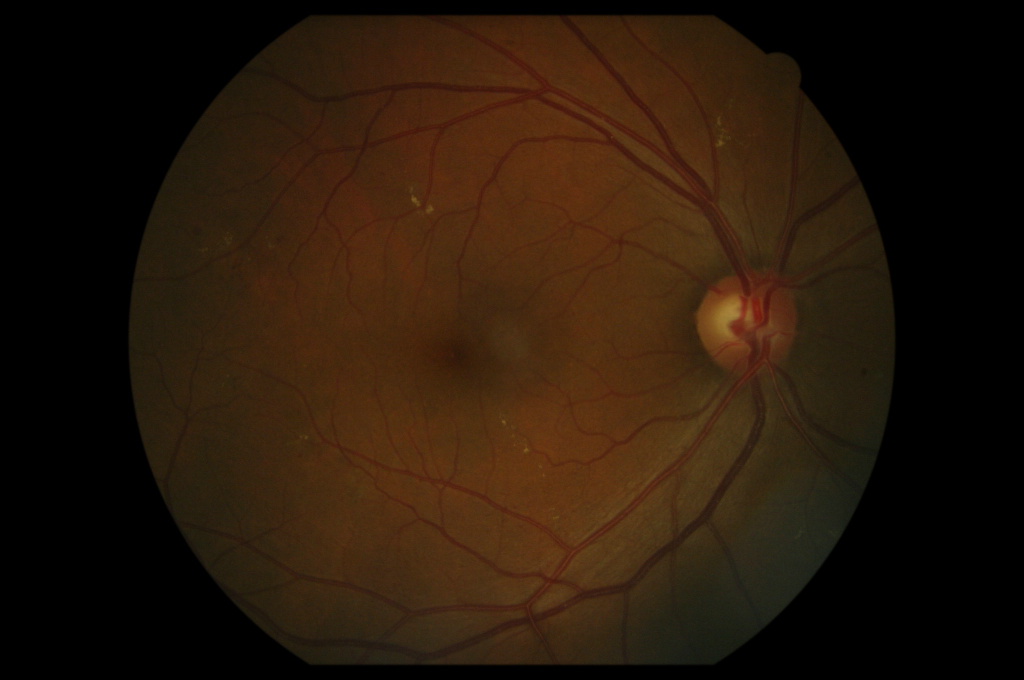
#> input picture data/test/images/0000.jpg, 2048 x 1360 px (shown at 1/2 size); its folder holds only this picture in this run
$ python contour_preprocess.py   (older library calls are emulated)
#> lines starting #> are read from the running program, lines starting #| are printed output that depends on the picture
import cv2
import glob
import numpy as np
import os
import argparse


#delta is the additional thickness on sides of image to preserve exudations on edges
global delta
delta=10

def test(im_list,mask_list):
    for i in range(len(im_list)):
        im=cv2.imread(im_list[i])
        mask=cv2.imread(mask_list[i])
        if im.shape!=mask.shape:
            print('for {}, {} image   :::   {} mask '.format(i,im.shape,mask.shape))
        print(im.shape)

    plt.figure()
    plt.subplot(4,2,1)
    plt.imshow(cv2.imread(lst[0][3]))
    plt.subplot(4,2,2)
    plt.imshow(cv2.imread(lst[1][3]))
    plt.show()

def fetch(im_list,mask_list):
    w_max=0
    contour_list=[]
    for i in range(len(im_list)):
        image=cv2.imread(im_list[i],0)
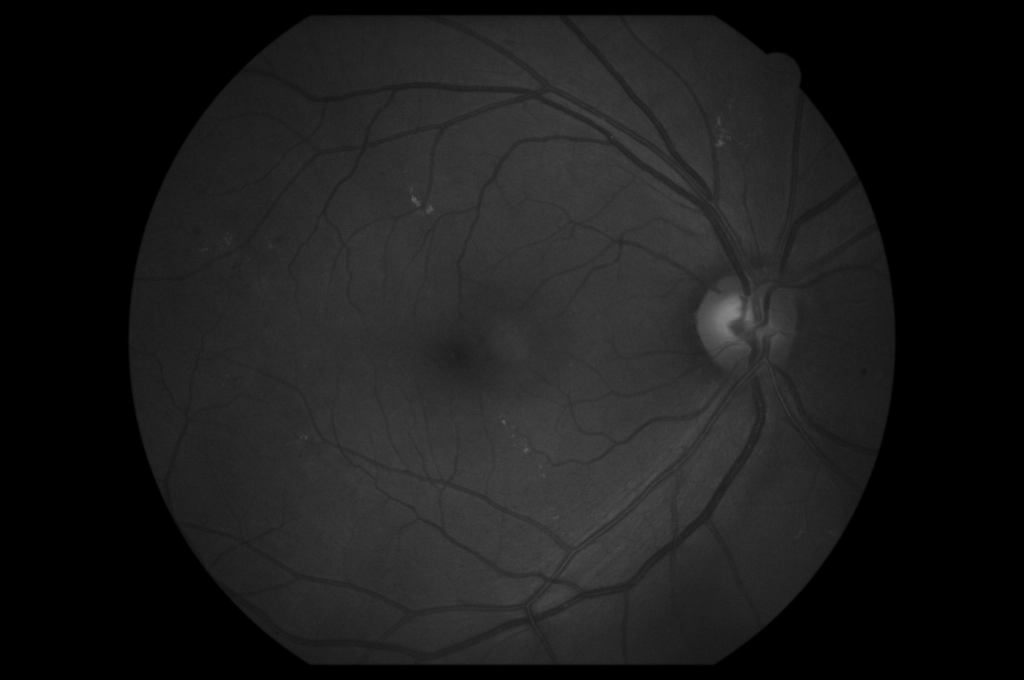
#> image: shape (1360, 2048) (shown at 1/2 size); min 0, max 135, mean 27.4
#> (the run stopped early here; a loop or call above may not have finished)

$ run again, on data/test/images/0005.png
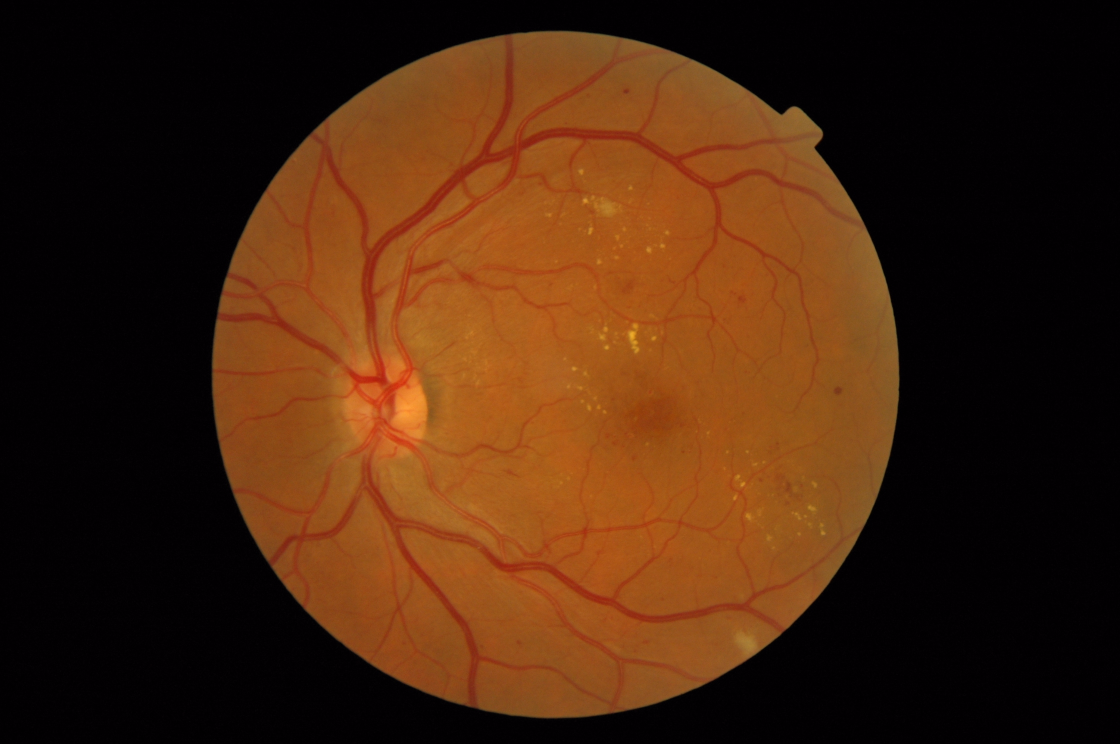
#> input picture data/test/images/0005.png, 2240 x 1488 px (shown at 1/2 size)
#> in fetch, `image=cv2.imread(im_list[i],0)`:
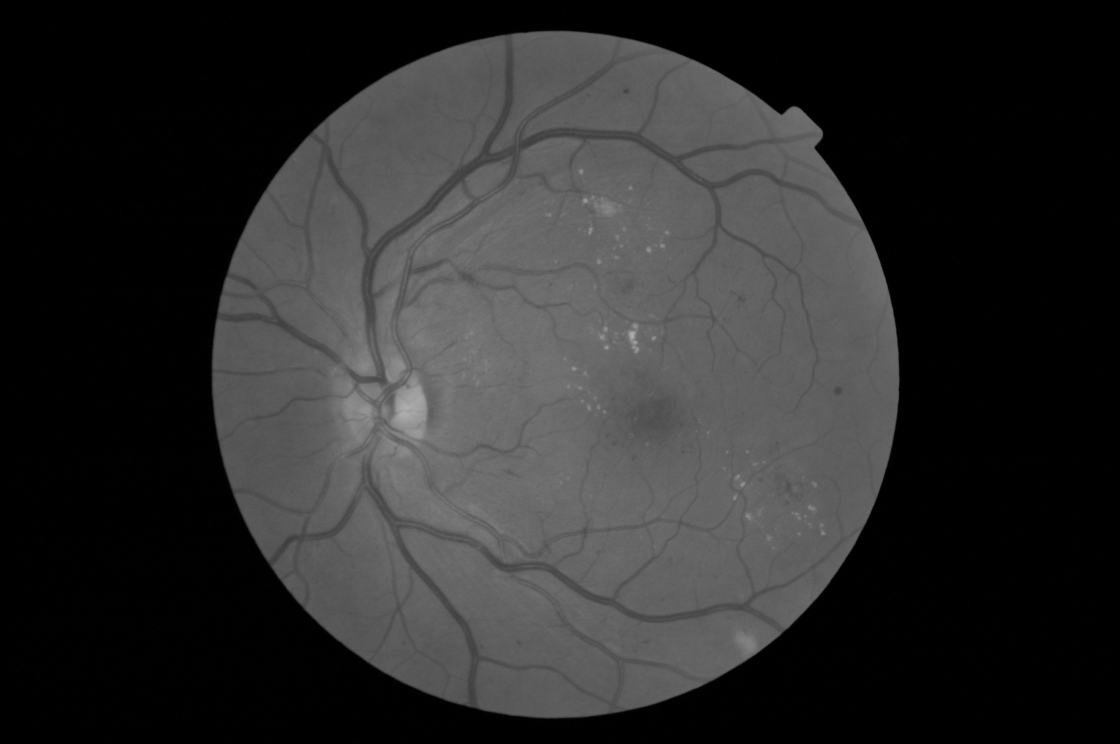
#> image: shape (1488, 2240) (shown at 1/2 size); min 0, max 177, mean 43.6

$ run again, on data/test/images/0006.png
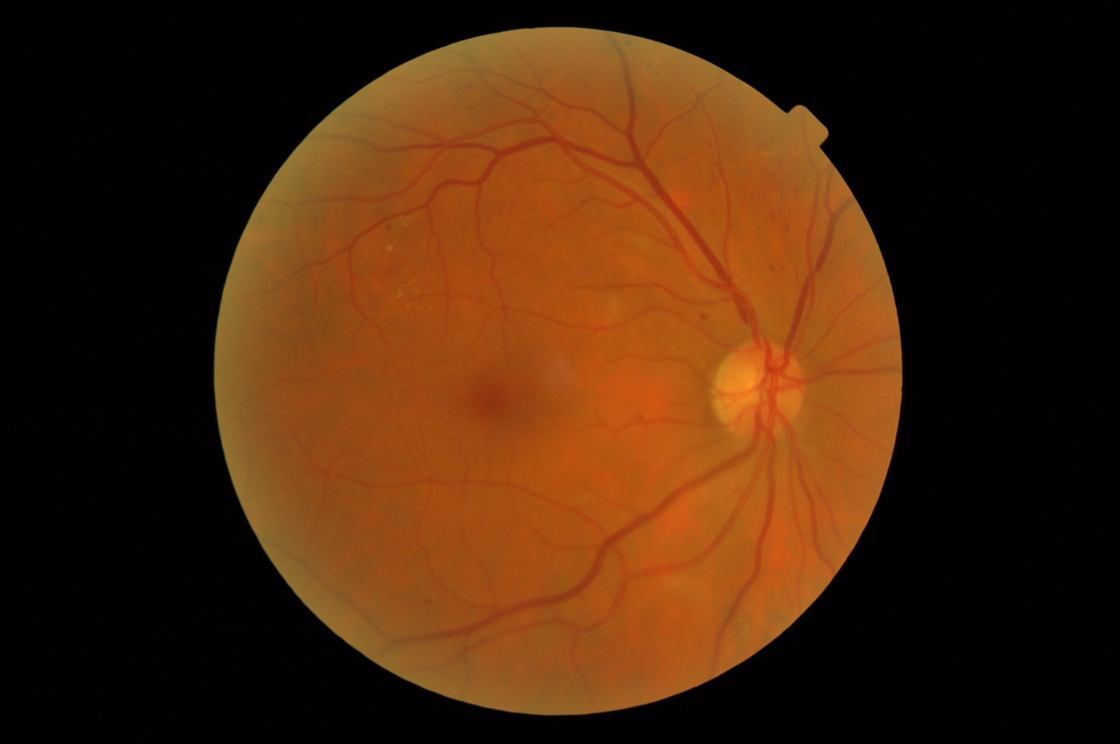
#> input picture data/test/images/0006.png, 2240 x 1488 px (shown at 1/2 size)
#> in fetch, `image=cv2.imread(im_list[i],0)`:
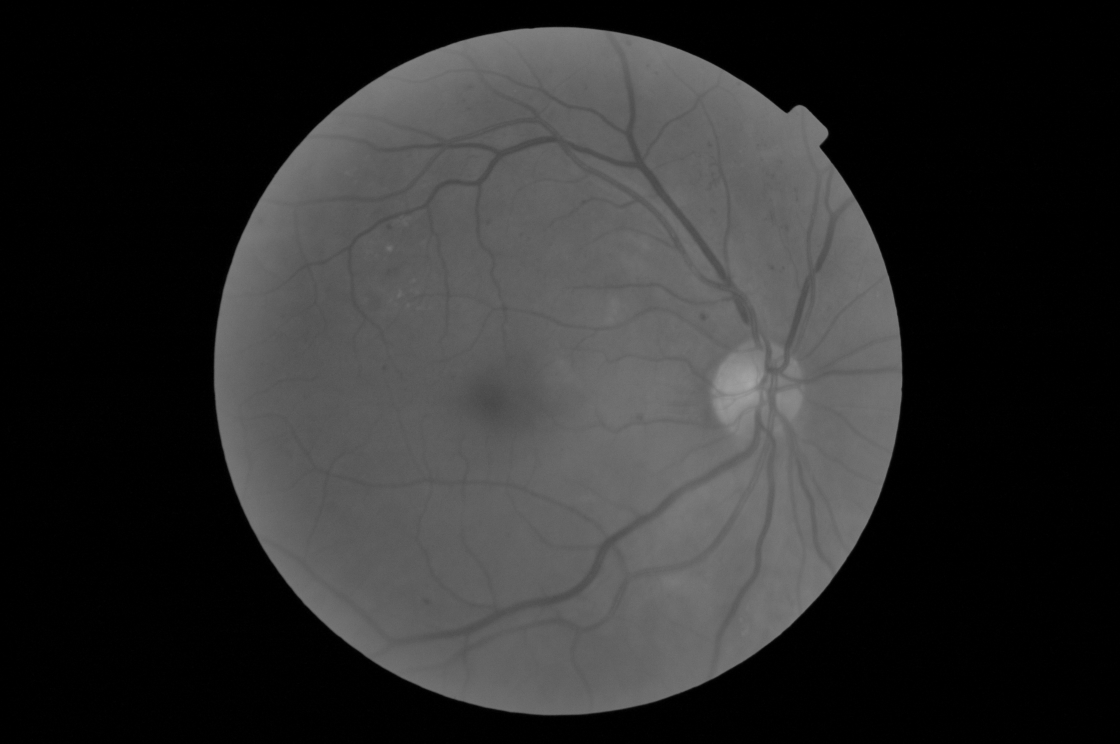
#> image: shape (1488, 2240) (shown at 1/2 size); min 0, max 168, mean 45.3

$ run again, on data/test/images/0001.jpg
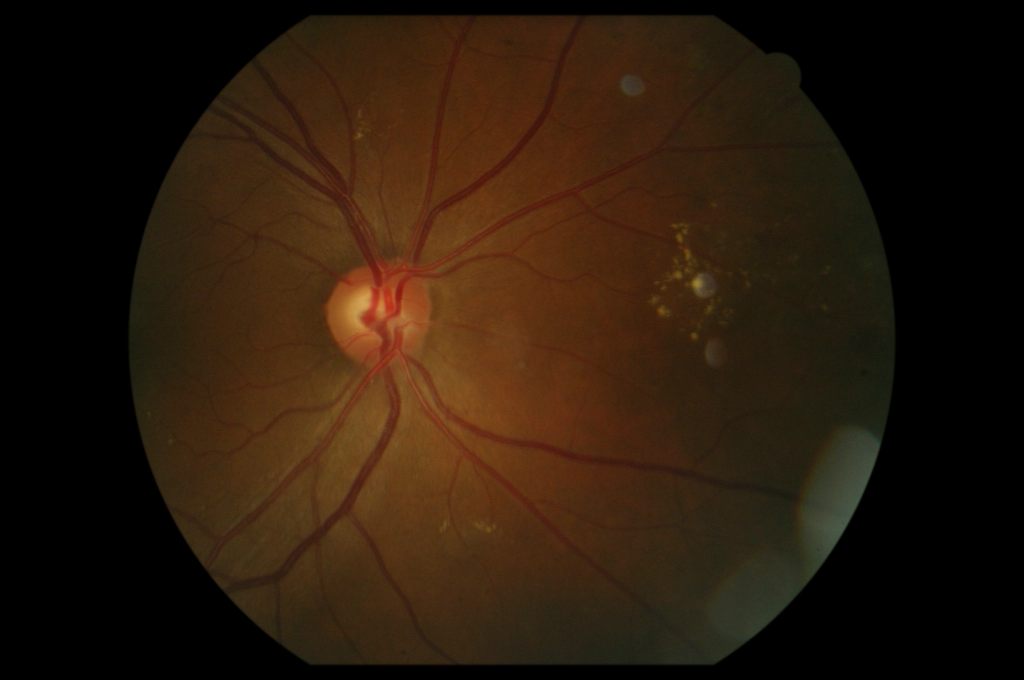
#> input picture data/test/images/0001.jpg, 2048 x 1360 px (shown at 1/2 size)
#> in fetch, `image=cv2.imread(im_list[i],0)`:
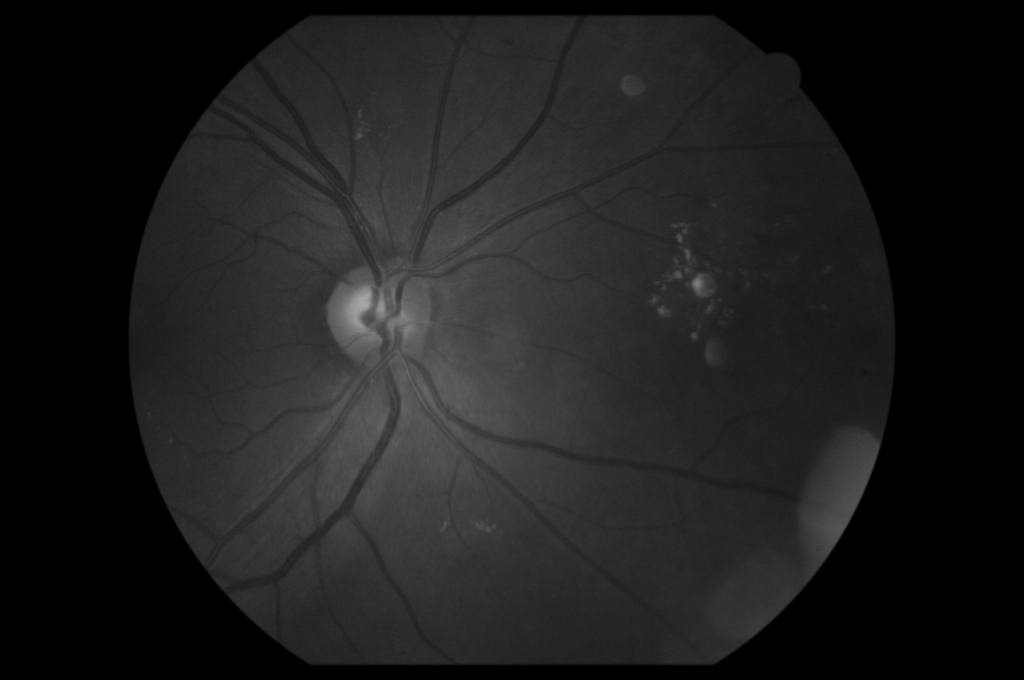
#> image: shape (1360, 2048) (shown at 1/2 size); min 0, max 170, mean 29.2
